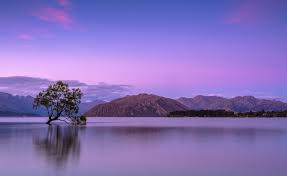
#> input picture Atividade 2/img_aluno1.png, 287 x 176 px
$ python att2.py   (older library calls are emulated)
#> lines starting #> are read from the running program, lines starting #| are printed output that depends on the picture
import cv2 #importa a biblioteca
import numpy as np

img1 = cv2.imread('img_aluno1.png') #abrir a imagem cinza
#> img1 is the input picture: shape (176, 287, 3); mean B, G, R 183.7, 112.2, 132.8
img2 = cv2.imread('img_aluno2.png') #abrir a imagem cinza
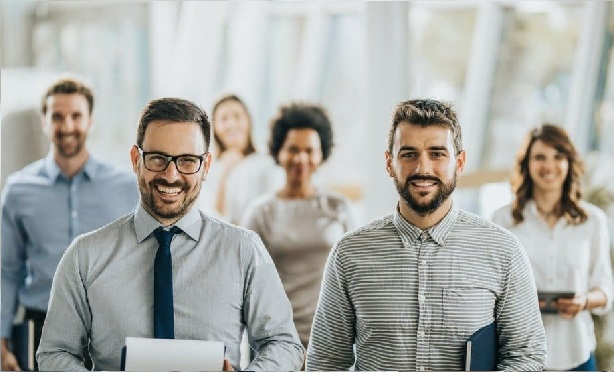
#> input picture Atividade 2/img_aluno2.png, 614 x 372 px
#> img2 is the input picture: shape (372, 614, 3); mean B, G, R 166.1, 170.5, 169.6

cv2.imshow("img1", img1)
cv2.waitKey(0)
cv2.imshow("img2", img2)
cv2.waitKey(0)

# 0) Conversão para cinza
img1_cinza = cv2.cvtColor(img1, cv2.COLOR_BGR2GRAY)
img2_cinza = cv2.cvtColor(img2, cv2.COLOR_BGR2GRAY)

# Mostra as imgs
cv2.imshow("Cinza", img1_cinza)
cv2.waitKey(0)
cv2.imshow("Cinza2", img2_cinza)
cv2.waitKey(0)

# 1) Suavização pela média
img1_md = cv2.blur(img1_cinza,(5,5))
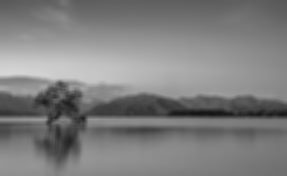
#> img1_md: shape (176, 287); min 20, max 215, mean 126.5
img2_md = cv2.blur(img2_cinza,(5,5))

img1_gau = cv2.GaussianBlur(img1_cinza,(3,3),0)
img2_gau = cv2.GaussianBlur(img2_cinza,(3,3),0)

cv2.imshow("Media 1", img1_md)
cv2.waitKey(0)
cv2.imshow("Media 2", img2_md)
cv2.waitKey(0)

# 2) Suavização pela média de k vizinhos
img1_mk = cv2.medianBlur(img1_cinza, ksize=5)
img2_mk = cv2.medianBlur(img2_cinza, ksize=5)

cv2.imshow('Filtro de k 1', img1_mk)
cv2.waitKey(0)
cv2.imshow('Filtro de k 2', img2_mk)
cv2.waitKey(0)

# 3) Operador Laplaciano
img1_lpc = cv2.Laplacian(img1_md, cv2.CV_16S, ksize=5)
img1_lpc_abs = cv2.convertScaleAbs(img1_lpc)
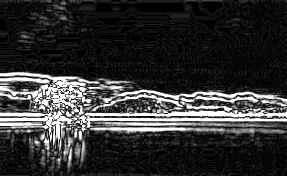
#> img1_lpc_abs: shape (176, 287); min 0, max 255, mean 50.9

img2_lpc = cv2.Laplacian(img2_md, cv2.CV_16S, ksize=5)
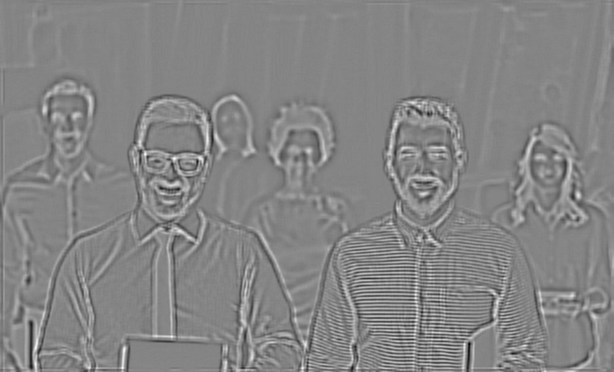
#> img2_lpc: shape (372, 614) int16; min -1856, max 1702, mean 0; drawn with min black and max white
img2_lpc_abs = cv2.convertScaleAbs(img2_lpc)
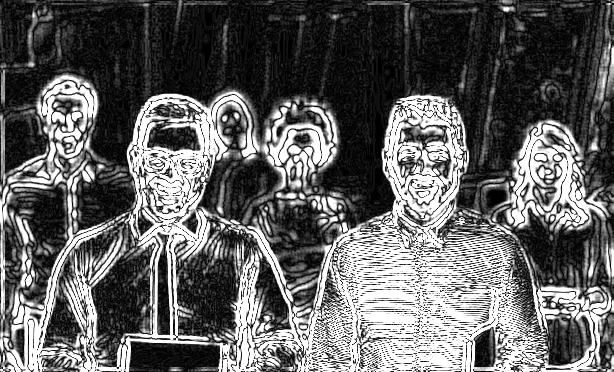
#> img2_lpc_abs: shape (372, 614); min 0, max 255, mean 97.9

# Mostra as imgs
cv2.imshow('Img1 Laplace', img1_lpc_abs)
cv2.waitKey(0)
cv2.imshow('Img2 Laplace', img2_lpc_abs)
cv2.waitKey(0)

# 4) Roberts
kernelx = np.array([[1, 0], [0, -1]])
kernely = np.array([[0, 1], [-1, 0]])
img1_robertx = cv2.filter2D(img1_gau, -1, kernelx)
img1_roberty = cv2.filter2D(img1_gau, -1, kernely)
img1_roberts = cv2.addWeighted(img1_robertx, 0.5, img1_roberty, 0.5, 0)

img2_robertx = cv2.filter2D(img2_gau, -1, kernelx)
img2_roberty = cv2.filter2D(img2_gau, -1, kernely)
img2_roberts = cv2.addWeighted(img2_robertx, 0.5, img2_roberty, 0.5, 0)

cv2.imshow('Roberts 1 X Y', img1_roberts)
cv2.waitKey(0)
cv2.imshow('Roberts 2 X Y', img2_roberts)
cv2.waitKey(0)

# 5) Prewitt
kernelx = np.array([[1,1,1],[0,0,0],[-1,-1,-1]])
kernely = np.array([[-1,0,1],[-1,0,1],[-1,0,1]])
img1_prewittx = cv2.filter2D(img1_gau, -1, kernelx)
img1_prewitty = cv2.filter2D(img1_gau, -1, kernely)

img2_prewittx = cv2.filter2D(img2_gau, -1, kernelx)
img2_prewitty = cv2.filter2D(img2_gau, -1, kernely)

cv2.imshow("Prewitt 1 X Y", img1_prewittx + img1_prewitty)
cv2.waitKey(0)
cv2.imshow("Prewitt 2 X Y", img2_prewittx + img2_prewitty)
cv2.waitKey(0)

# 6) Sobel
img1_sobelx = cv2.Sobel(img1_gau,cv2.CV_8U,1,0,ksize=3)
img1_sobely = cv2.Sobel(img1_gau,cv2.CV_8U,0,1,ksize=3)
img1_sobel = img1_sobelx + img1_sobely
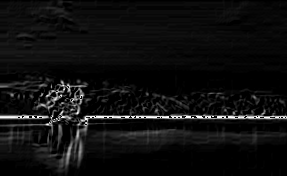
#> img1_sobel: shape (176, 287); min 0, max 255, mean 15.2

img2_sobelx = cv2.Sobel(img2_gau,cv2.CV_8U,1,0,ksize=3)
img2_sobely = cv2.Sobel(img2_gau,cv2.CV_8U,0,1,ksize=3)
img2_sobel = img2_sobelx + img2_sobely
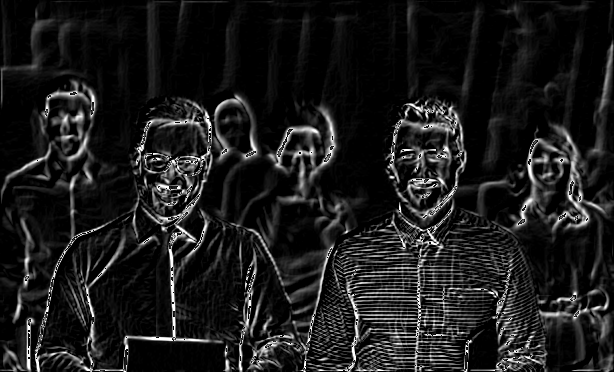
#> img2_sobel: shape (372, 614); min 0, max 255, mean 27.6

cv2.imshow('Sobel 1 X Y', img1_sobel)
cv2.waitKey(0)
cv2.imshow('Sobel 2 X Y', img2_sobel)
cv2.waitKey(0)

cv2. destroyAllWindows() # Fecha todas as abas
